Frame 1 (no input): blank canvas, image omitted
Frame 60 (no input): blank canvas, image omitted
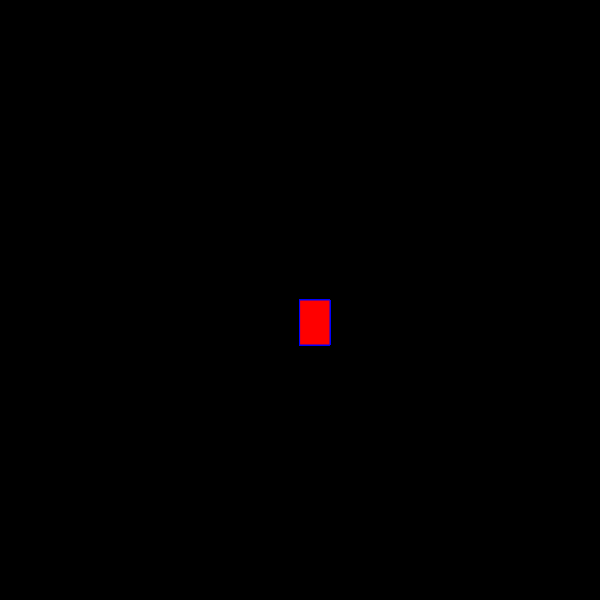
Frame 120 (the mouse pressed at the canvas centre since frame 60)

The p5.js sketch whose frames 1 and 60 were blank and that drew this single picture after the mouse press (run headless with seeded random() and noise() and a simulated clock; from frame 60 on, the mouse is pressed at the canvas centre):

// p5.js sketch
// ── sketch.js
function setup() {
    createCanvas(600, 600);
    background("black");
  }
  
   function draw() {
   
  
    stroke("blue");
    fill(" red ");
  
    // console.log(mouseIsPressed);
  
    if (mouseIsPressed) {
      rect(mouseX, mouseY, 30, 45);
    }
  }
  
